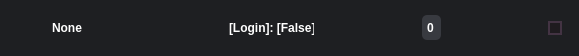
<?xml version="1.0" encoding="UTF-8"?>
<ui version="4.0">
 <class>Form</class>
 <widget class="QWidget" name="Form">
  <property name="geometry">
   <rect>
    <x>0</x>
    <y>0</y>
    <width>579</width>
    <height>56</height>
   </rect>
  </property>
  <property name="windowTitle">
   <string>Form</string>
  </property>
  <property name="styleSheet">
   <string notr="true">QCheckBox::indicator {
	background-color: rgb(31, 27, 31);
	border: 2px solid rgb(67, 51, 67);
	border-radius: 0px;
}
QCheckBox::indicator:checked {
	background-color: rgb(127, 91, 127);
}
QCheckBox {
	background-color: rgb(30, 31, 34);
}

QWidget {
	background-color: rgb(30, 31, 34);
	color: rgb(255, 255, 255);
	border-radius: 5px;
}

QSpinBox {
	background-color: rgb(56, 58, 64);
	border-radius: 5px;
}

QPushButton {
	border-radius: 0px;
}</string>
  </property>
  <layout class="QGridLayout" name="gridLayout">
   <item row="0" column="3">
    <widget class="QLabel" name="label_2">
     <property name="minimumSize">
      <size>
       <width>85</width>
       <height>0</height>
      </size>
     </property>
     <property name="maximumSize">
      <size>
       <width>85</width>
       <height>16777215</height>
      </size>
     </property>
     <property name="font">
      <font>
       <weight>75</weight>
       <bold>true</bold>
      </font>
     </property>
     <property name="text">
      <string>[Login]: [False]</string>
     </property>
    </widget>
   </item>
   <item row="0" column="2">
    <widget class="QFrame" name="frame">
     <property name="sizePolicy">
      <sizepolicy hsizetype="Preferred" vsizetype="Expanding">
       <horstretch>0</horstretch>
       <verstretch>0</verstretch>
      </sizepolicy>
     </property>
     <property name="minimumSize">
      <size>
       <width>180</width>
       <height>0</height>
      </size>
     </property>
     <property name="frameShape">
      <enum>QFrame::StyledPanel</enum>
     </property>
     <property name="frameShadow">
      <enum>QFrame::Raised</enum>
     </property>
     <layout class="QGridLayout" name="gridLayout_2">
      <item row="0" column="1">
       <spacer name="horizontalSpacer_2">
        <property name="orientation">
         <enum>Qt::Horizontal</enum>
        </property>
        <property name="sizeHint" stdset="0">
         <size>
          <width>125</width>
          <height>5</height>
         </size>
        </property>
       </spacer>
      </item>
      <item row="0" column="0">
       <widget class="QLabel" name="label">
        <property name="font">
         <font>
          <weight>75</weight>
          <bold>true</bold>
         </font>
        </property>
        <property name="text">
         <string>None</string>
        </property>
       </widget>
      </item>
     </layout>
    </widget>
   </item>
   <item row="0" column="4">
    <spacer name="horizontalSpacer_3">
     <property name="orientation">
      <enum>Qt::Horizontal</enum>
     </property>
     <property name="sizeHint" stdset="0">
      <size>
       <width>40</width>
       <height>20</height>
      </size>
     </property>
    </spacer>
   </item>
   <item row="0" column="5">
    <widget class="QSpinBox" name="spinBox">
     <property name="minimumSize">
      <size>
       <width>0</width>
       <height>25</height>
      </size>
     </property>
     <property name="font">
      <font>
       <weight>75</weight>
       <bold>true</bold>
      </font>
     </property>
     <property name="frame">
      <bool>false</bool>
     </property>
     <property name="alignment">
      <set>Qt::AlignCenter</set>
     </property>
     <property name="buttonSymbols">
      <enum>QAbstractSpinBox::NoButtons</enum>
     </property>
    </widget>
   </item>
   <item row="0" column="7">
    <widget class="QCheckBox" name="checkBox">
     <property name="text">
      <string/>
     </property>
    </widget>
   </item>
   <item row="0" column="0">
    <widget class="QPushButton" name="pushButton">
     <property name="sizePolicy">
      <sizepolicy hsizetype="Fixed" vsizetype="Fixed">
       <horstretch>0</horstretch>
       <verstretch>0</verstretch>
      </sizepolicy>
     </property>
     <property name="minimumSize">
      <size>
       <width>26</width>
       <height>26</height>
      </size>
     </property>
     <property name="maximumSize">
      <size>
       <width>26</width>
       <height>26</height>
      </size>
     </property>
     <property name="text">
      <string/>
     </property>
     <property name="iconSize">
      <size>
       <width>26</width>
       <height>26</height>
      </size>
     </property>
    </widget>
   </item>
   <item row="0" column="6">
    <spacer name="horizontalSpacer">
     <property name="orientation">
      <enum>Qt::Horizontal</enum>
     </property>
     <property name="sizeHint" stdset="0">
      <size>
       <width>40</width>
       <height>20</height>
      </size>
     </property>
    </spacer>
   </item>
  </layout>
 </widget>
 <resources/>
 <connections/>
</ui>
